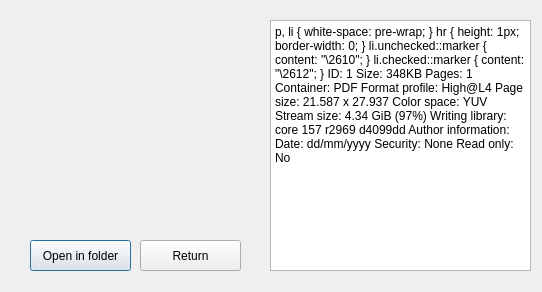
<?xml version="1.0" encoding="UTF-8"?>
<ui version="4.0">
 <class>Dialog</class>
 <widget class="QDialog" name="Dialog">
  <property name="geometry">
   <rect>
    <x>0</x>
    <y>0</y>
    <width>542</width>
    <height>292</height>
   </rect>
  </property>
  <property name="windowTitle">
   <string>Dialog</string>
  </property>
  <widget class="QLabel" name="label">
   <property name="geometry">
    <rect>
     <x>0</x>
     <y>0</y>
     <width>541</width>
     <height>291</height>
    </rect>
   </property>
   <property name="text">
    <string/>
   </property>
   <property name="pixmap">
    <pixmap>fileSaved.png</pixmap>
   </property>
   <property name="scaledContents">
    <bool>true</bool>
   </property>
  </widget>
  <widget class="QPushButton" name="open_in_folder_button">
   <property name="geometry">
    <rect>
     <x>30</x>
     <y>240</y>
     <width>101</width>
     <height>31</height>
    </rect>
   </property>
   <property name="text">
    <string>Open in folder</string>
   </property>
  </widget>
  <widget class="QPushButton" name="return_button">
   <property name="geometry">
    <rect>
     <x>140</x>
     <y>240</y>
     <width>101</width>
     <height>31</height>
    </rect>
   </property>
   <property name="text">
    <string>Return</string>
   </property>
  </widget>
  <widget class="QTextEdit" name="textEditSaveInfo">
   <property name="geometry">
    <rect>
     <x>270</x>
     <y>20</y>
     <width>261</width>
     <height>251</height>
    </rect>
   </property>
   <property name="readOnly">
    <bool>true</bool>
   </property>
   <property name="html">
    <string>&lt;!DOCTYPE HTML PUBLIC &quot;-//W3C//DTD HTML 4.0//EN&quot; &quot;http://www.w3.org/TR/REC-html40/strict.dtd&quot;&gt;
&lt;html&gt;&lt;head&gt;&lt;meta name=&quot;qrichtext&quot; content=&quot;1&quot; /&gt;&lt;meta charset=&quot;utf-8&quot; /&gt;&lt;style type=&quot;text/css&quot;&gt;
p, li { white-space: pre-wrap; }
hr { height: 1px; border-width: 0; }
li.unchecked::marker { content: &quot;\2610&quot;; }
li.checked::marker { content: &quot;\2612&quot;; }
&lt;/style&gt;&lt;/head&gt;&lt;body style=&quot; font-family:'Segoe UI'; font-size:9pt; font-weight:400; font-style:normal;&quot;&gt;
&lt;p style=&quot; margin-top:0px; margin-bottom:0px; margin-left:0px; margin-right:0px; -qt-block-indent:0; text-indent:0px;&quot;&gt;ID: 1&lt;br /&gt;Size: 348KB&lt;br /&gt;Pages: 1&lt;br /&gt;Container: PDF&lt;br /&gt;Format profile: High@L4&lt;br /&gt;Page size: 21.587 x 27.937&lt;br /&gt;Color space: YUV&lt;br /&gt;Stream size: 4.34 GiB (97%)&lt;br /&gt;Writing library: core 157 r2969 d4099dd&lt;br /&gt;&lt;br /&gt;Author information:&lt;br /&gt;Date: dd/mm/yyyy&lt;br /&gt;Security: None&lt;br /&gt;Read only: No&lt;br /&gt;&lt;/p&gt;&lt;/body&gt;&lt;/html&gt;</string>
   </property>
  </widget>
 </widget>
 <resources/>
 <connections/>
</ui>
